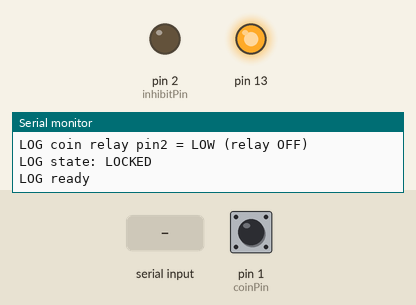
Simulated run of this sketch. Board: SparkFun Pro Micro, built with avr-gcc and run on an emulated ATmega32U4. On the bench: output pins drawn as LEDs (lit = HIGH), the last lines printed to the serial monitor. The inputs (shaded band) are chosen by the test bench; at power-on: pin 1 (coinPin) HIGH. USB keyboard and mouse output is not drawn.

Above: at 1.2 s.
1.3 s: "U" received over Serial
At 2.4 s:
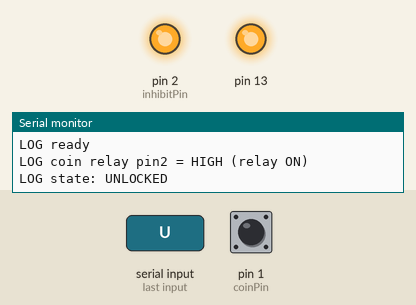
5.9 s: "L" received over Serial
At 7.1 s:
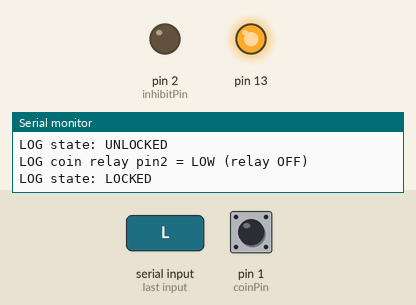
9.9 s: "u" received over Serial
At 10.2 s:
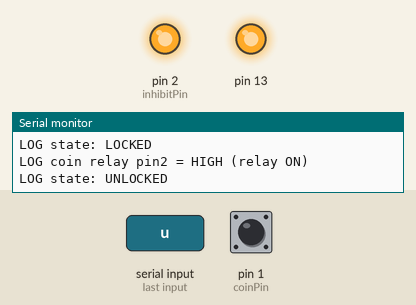
Timing chart, 0 to 12.4 s (numbered marks = the images above; inputs shaded):
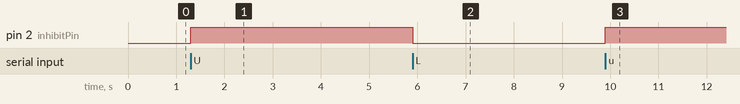

The sketch:

arduino.ino
```cpp
#include <Keyboard.h>
#if defined(ARDUINO_ARCH_RP2040)
  #include "hardware/watchdog.h"   // scratch registers survive a reset (cleared only on full power-on)
#endif

// Portable fast pin read: Pico SDK on RP2040, standard Arduino elsewhere (Leonardo/AVR)
#if defined(ARDUINO_ARCH_RP2040)
  #define readPin(p) gpio_get(p)
#else
  #define readPin(p) digitalRead(p)
#endif

// =====================================================================
//  COIN ACCEPTOR ONLY
//  Split from the Coin + Bill + Changer sketch (bill and hopper removed).
// =====================================================================
// Works on any board with native USB keyboard support (Leonardo, Micro, Pro Micro, Pico, ...).
// Check your board's logic level: Pico = 3.3V ONLY, Leonardo = 5V.
// coinPin MUST be interrupt-capable (Leonardo: pins 0,1,2,3,7).
//
// Serial commands (single chars, instant):
//   L = lock    U = unlock    x = test anti-static alert    i = print diagnostics

// ---- Coin acceptor: pin 1 (coinPin), pin 2 (inhibitPin) ----
const int coinPin    = 1;
const int inhibitPin = 2;
const bool INHIBIT_ACTIVE_LOW = true;   // only used when COIN_USE_RELAY = false (direct wire to acceptor)

// A relay module needs the pin DRIVEN (HIGH or LOW). A floating (INPUT) pin can never switch a relay.
const bool COIN_USE_RELAY            = true;  // true = pin 2 goes to a relay module
const bool COIN_RELAY_ACTIVE_LOW     = false; // REVERSED: relay clicks ON when pin is HIGH
                                              // (true = relay clicks ON when pin is LOW)
const bool COIN_RELAY_ON_WHEN_UNLOCKED = true; // true = 'U' turns relay ON, 'L' turns it OFF
                                               // false = reverse (relay ON while locked)

// ---- Settings ----
const bool DEBUG = true;

// Coin
const unsigned long coinTimeoutMs = 100;       // ms gap = coin finished
const unsigned long minPulseUs    = 10000UL;   // reject pulses < 10ms
const unsigned long minGapMs      = 10;        // min gap between accepted pulses
const unsigned long settleMs      = 500;       // ignore after lock/unlock

// ---- Anti-static alert (sends "0" + Enter to the PC when a spark/ESD is detected) ----
const unsigned long STATIC_SEND_GAP_MS  = 100;   // pause between each anti-static "0"+Enter
const uint8_t       STATIC_PENDING_MAX  = 10;    // cap so a long static burst can't flood the PC
const unsigned long STATIC_COALESCE_MS  = 30;    // one spark = a burst of spikes -> count it once (0 = off)
const unsigned long BOOT_ALERT_DELAY_MS = 3000;  // wait for the USB keyboard to re-enumerate on the PC

// ---- Coin shared with ISR ----
volatile int pulseCount = 0;
volatile unsigned long lastPulseTime = 0;
volatile unsigned long ignoreUntil = 0;
volatile unsigned long fallUs = 0;
volatile bool pulseActive = false;
volatile bool lockedISR = true;

// Alert counter set by the ISR, consumed by loop(). Independent of DEBUG and Serial.
volatile uint8_t staticPending = 0;
volatile unsigned long lastStaticQueueMs = 0;
bool abnormalBoot = false;                 // Pico: restarted without losing power (static/ESD reset)
// Diagnostics: type 'i' in the serial monitor to print, 'x' to force a test alert
volatile unsigned long isrCalls = 0;       // total coin interrupts seen
volatile unsigned long glitchCount = 0;    // spikes too fast to see the falling edge
volatile unsigned long staticSent = 0;     // alerts actually sent to the PC

bool locked = true;

// ---- Event log ring buffer ----
enum EvType : uint8_t {
  EV_FALL, EV_ACCEPT, EV_REJ_SHORT, EV_REJ_LOCKED, EV_REJ_SETTLE, EV_REJ_GAP
};
struct Event { uint8_t type; unsigned long ms; unsigned long widthUs; };
const uint8_t LOG_SIZE = 32;
volatile Event logBuf[LOG_SIZE];
volatile uint8_t logHead = 0, logTail = 0;

void logEvent(uint8_t type, unsigned long widthUs) {
  uint8_t next = (logHead + 1) % LOG_SIZE;
  if (next == logTail) return;
  logBuf[logHead].type = type;
  logBuf[logHead].ms = millis();
  logBuf[logHead].widthUs = widthUs;
  logHead = next;
}

// Called from the ISR when an anti-static condition is detected.
// Does NOT depend on DEBUG, the log buffer, or the serial port.
inline void queueStaticAlert() {
  unsigned long now = millis();
  if (now - lastStaticQueueMs < STATIC_COALESCE_MS) return;   // same spark, already queued
  lastStaticQueueMs = now;
  if (staticPending < STATIC_PENDING_MAX) staticPending++;
}

void flushLog() {
  // Always pop events so the ring buffer can never get stuck full. On Leonardo/AVR,
  // Serial.print BLOCKS when the PC isn't reading the port, so only print when there
  // is room (otherwise the log line is dropped). Keyboard output is NOT done here.
  while (logTail != logHead) {
    Event e;
    e.type = logBuf[logTail].type;
    e.ms = logBuf[logTail].ms;
    e.widthUs = logBuf[logTail].widthUs;
    logTail = (logTail + 1) % LOG_SIZE;

    if (Serial.availableForWrite() < 48) continue;   // drop log line, keep draining

    Serial.print(F("LOG "));
    Serial.print(e.ms);
    Serial.print(F("ms "));
    switch (e.type) {
      case EV_FALL:        Serial.println(F("COIN pin went LOW")); break;
      case EV_ACCEPT:      Serial.print(F("COIN ACCEPTED pulse, width="));
                           Serial.print(e.widthUs); Serial.println(F("us")); break;
      case EV_REJ_SHORT:   Serial.print(F("COIN REJECTED too short (noise/spark), width="));
                           Serial.print(e.widthUs); Serial.println(F("us")); break;
      case EV_REJ_LOCKED:  Serial.print(F("COIN rejected: locked, width="));
                           Serial.print(e.widthUs); Serial.println(F("us")); break;
      case EV_REJ_SETTLE:  Serial.print(F("COIN rejected: settle window, width="));
                           Serial.print(e.widthUs); Serial.println(F("us")); break;
      case EV_REJ_GAP:     Serial.print(F("COIN rejected: gap too small, width="));
                           Serial.print(e.widthUs); Serial.println(F("us")); break;
    }
  }
}

void applyLockState() {
  // In relay mode the pin is ALWAYS an OUTPUT and is driven HIGH or LOW.
  if (COIN_USE_RELAY) {
    bool relayOn = COIN_RELAY_ON_WHEN_UNLOCKED ? !locked : locked;
    // active-LOW board: ON = LOW, OFF = HIGH.  active-HIGH board: ON = HIGH, OFF = LOW.
    bool level = (relayOn == COIN_RELAY_ACTIVE_LOW) ? LOW : HIGH;
    digitalWrite(inhibitPin, level);   // set level first so the relay does not glitch...
    pinMode(inhibitPin, OUTPUT);       // ...then make it an output
    if (DEBUG) {
      Serial.print(F("LOG coin relay pin"));
      Serial.print(inhibitPin);
      Serial.print(F(" = "));
      Serial.print(level ? F("HIGH") : F("LOW"));
      Serial.println(relayOn ? F(" (relay ON)") : F(" (relay OFF)"));
    }
  } else {
    // Direct-wire behavior (acceptor inhibit wire straight to inhibitPin)
    bool pinHigh = INHIBIT_ACTIVE_LOW ? !locked : locked;
    if (pinHigh) {
      pinMode(inhibitPin, INPUT);
    } else {
      pinMode(inhibitPin, OUTPUT);
      digitalWrite(inhibitPin, LOW);
    }
  }

  noInterrupts();
  pulseCount = 0;
  pulseActive = false;
  lockedISR = locked;
  ignoreUntil = millis() + settleMs;
  interrupts();

  if (DEBUG) {
    Serial.print(F("LOG state: "));
    Serial.println(locked ? F("LOCKED") : F("UNLOCKED"));
  }
}

// ---- Coin ISR: fires on both edges. Pulse = LOW period; width checked on RISING. ----
void coinISR() {
  unsigned long nowUs = micros();
  bool level = readPin(coinPin);
  isrCalls++;

  if (!level) {                               // FALLING
    fallUs = nowUs;
    pulseActive = true;
    if (DEBUG) logEvent(EV_FALL, 0);
    return;
  }

  // RISING
  unsigned long nowMs = millis();
  if (!pulseActive) {
    // The pin already went LOW->HIGH before this ISR could read it, so the falling edge
    // was never seen. A real coin pulse is ms long and is never missed, so this is a
    // static spike.
    if (nowMs >= ignoreUntil) {          // skip the relay-click window after lock/unlock
      glitchCount++;
      queueStaticAlert();
      if (DEBUG) logEvent(EV_REJ_SHORT, 0);
    }
    return;
  }
  pulseActive = false;
  unsigned long width = nowUs - fallUs;

  if (lockedISR)                  { queueStaticAlert(); if (DEBUG) logEvent(EV_REJ_LOCKED, width); return; }
  if (nowMs < ignoreUntil)        { if (DEBUG) logEvent(EV_REJ_SETTLE, width); return; }
  if (width < minPulseUs)         { queueStaticAlert(); if (DEBUG) logEvent(EV_REJ_SHORT, width);  return; }
  if (pulseCount > 0 && nowMs - lastPulseTime < minGapMs)
                                  { if (DEBUG) logEvent(EV_REJ_GAP, width);    return; }

  pulseCount++;
  lastPulseTime = nowMs;
  if (DEBUG) logEvent(EV_ACCEPT, width);
}

int evaluateCoin(int pulses) {
  switch (pulses) {
    case 1: case 5: case 10: case 20: return pulses;
    default: return 0;
  }
}

void printDiagnostics() {
  Serial.print(F("coin ISR calls: ")); Serial.println(isrCalls);
  Serial.print(F("fast glitches : ")); Serial.println(glitchCount);
  Serial.print(F("alerts sent   : ")); Serial.println(staticSent);
  Serial.print(F("coin pin now  : ")); Serial.println(digitalRead(coinPin) ? F("HIGH") : F("LOW"));
}

// ---- Serial commands (instant single chars) ----
void handleSerial() {
  while (Serial.available() > 0) {
    char c = Serial.read();
    if ((c == 'L' || c == 'l') && !locked)      { locked = true;  applyLockState(); }
    else if ((c == 'U' || c == 'u') && locked)  { locked = false; applyLockState(); }
    else if (c == 'x' || c == 'X') {
      queueStaticAlert();                       // test: keyboard path only, no pin needed
      Serial.println(F("TEST: static alert queued"));
    }
    else if (c == 'i' || c == 'I') printDiagnostics();
  }
}

void setup() {
  #if defined(ARDUINO_ARCH_RP2040)
    // Reset detection: the magic is written on every boot. If it is still there at the
    // next boot, the chip was reset (ESD/spark) without a full power cycle.
    const uint32_t BOOT_MAGIC = 0xA5C0FFEE;
    if (watchdog_hw->scratch[0] == BOOT_MAGIC) abnormalBoot = true;
    watchdog_hw->scratch[0] = BOOT_MAGIC;
  #endif
  Serial.begin(115200);
  Keyboard.begin();
  pinMode(LED_BUILTIN, OUTPUT);
  digitalWrite(LED_BUILTIN, HIGH);
  pinMode(coinPin, INPUT_PULLUP);

  unsigned long t0 = millis();
  while (!Serial && millis() - t0 < 2000) delay(10);

  applyLockState();                 // boots LOCKED -> coin relay set to its "locked" state
  if (digitalPinToInterrupt(coinPin) != NOT_AN_INTERRUPT) {
    attachInterrupt(digitalPinToInterrupt(coinPin), coinISR, CHANGE);   // CHANGE used directly: its type differs per core
  } else {
    Serial.println(F("WARNING: coinPin has no hardware interrupt on this board!"));
  }

  if (DEBUG) {
    Serial.println(F("LOG ready"));
    if (abnormalBoot) Serial.println(F("LOG abnormal restart detected (static/ESD?)"));
  }
}

void loop() {
  handleSerial();

  if (DEBUG) flushLog();

  // ---- After an abnormal restart (Pico), send the anti-static message once ----
  static bool bootAlertDone = false;
  if (abnormalBoot && !bootAlertDone && millis() > BOOT_ALERT_DELAY_MS) {
    bootAlertDone = true;
    queueStaticAlert();
  }

  // ---- Anti-static alert -> "0" + Enter to the PC ----
  // Runs every loop, no dependency on DEBUG / Serial / log buffer.
  static unsigned long lastStaticSendMs = 0;
  if (staticPending > 0 && millis() - lastStaticSendMs >= STATIC_SEND_GAP_MS) {
    noInterrupts();
    if (staticPending > 0) staticPending--;
    interrupts();
    Keyboard.write('0');
    Keyboard.write(KEY_RETURN);
    staticSent++;
    lastStaticSendMs = millis();
  }

  // ---- Coin ----
  int count = 0;
  noInterrupts();
  if (pulseCount > 0 && millis() - lastPulseTime > coinTimeoutMs) {
    count = pulseCount;
    pulseCount = 0;
  }
  interrupts();

  if (count > 0) {
    int value = evaluateCoin(count);
    if (DEBUG) {
      Serial.print(F("LOG coin finished: pulses="));
      Serial.print(count);
      Serial.print(F(" value="));
      Serial.println(value);
    }
    if (value > 0 && !locked) {
      Keyboard.print(value);
      Keyboard.write(KEY_RETURN);
    }
  }
}
```

Measured:
- after the input at 1.3 s, pin 2 (inhibitPin): LOW → HIGH at once
- after the input at 5.9 s, pin 2 (inhibitPin): HIGH → LOW at once
- after the input at 9.9 s, pin 2 (inhibitPin): LOW → HIGH at once
